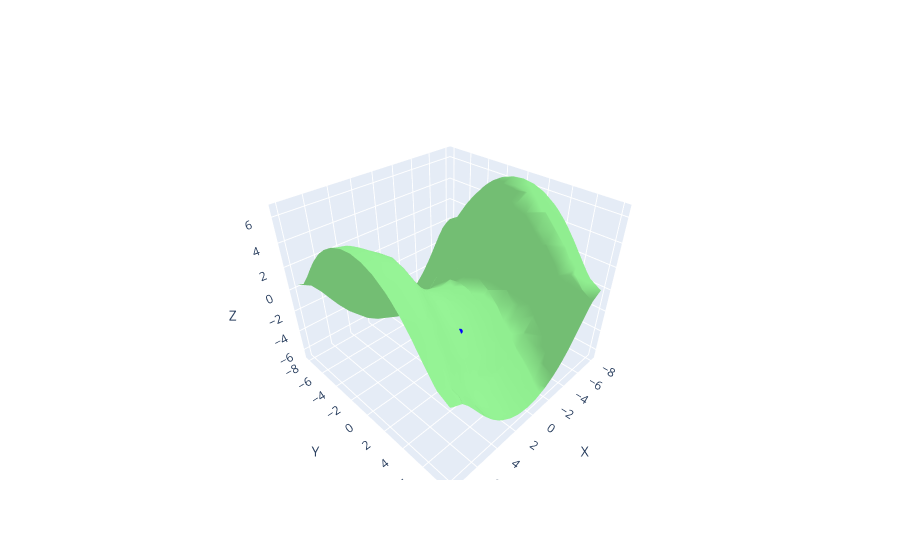

Source (notebook cell):
### Code cell
fig = new_fig()

add_point(point_found, fig, 'blue')

# Ajouter la surface à la figure
fig.add_trace(go.Mesh3d(
    x=vertices[:, 0],
    y=vertices[:, 1],
    z=vertices[:, 2],
    i=faces[:, 0],
    j=faces[:, 1],
    k=faces[:, 2],
    color='lightgreen'
))

fig.show()

### Figure 1 — Plotly figure (JSON) as saved in the notebook; plotly's stock layout.template omitted (floating-point values rounded to 4 significant figures; data arrays with more than 128 entries replaced by an {"elided": "..."} marker saying what was removed)
{"data": [{"marker": {"color": "blue", "size": 3}, "mode": "markers", "type": "scatter3d", "x": [2], "y": [3], "z": [-1.033]}, {"color": "lightgreen", "i": {"elided": "1428 int values"}, "j": {"elided": "1428 int values"}, "k": {"elided": "1428 int values"}, "type": "mesh3d", "x": {"elided": "773 float values"}, "y": {"elided": "773 float values"}, "z": {"elided": "773 float values"}}], "layout": {"scene": {"aspectmode": "data", "xaxis": {"title": {"text": "X"}}, "yaxis": {"title": {"text": "Y"}}, "zaxis": {"title": {"text": "Z"}}}, "showlegend": false}}
